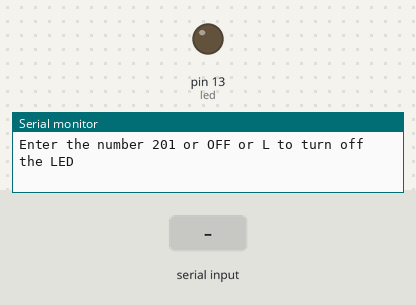
A sketch run on a simulated Arduino Uno, built with avr-gcc and run on an emulated ATmega328P. Shown: output pins drawn as LEDs (lit = HIGH), the last lines printed to the serial monitor. The inputs (shaded band) are chosen by the test bench.

Above: at 1.2 s.
1.3 s: "on\n" received over Serial
At 2.3 s:
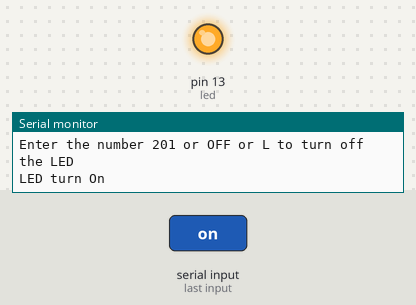
2.8 s: "off\n" received over Serial
At 3.4 s:
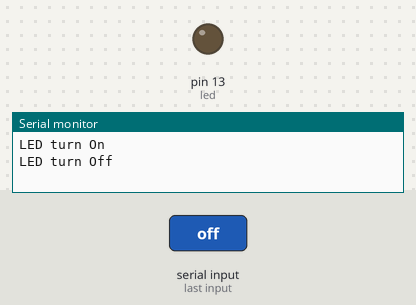
4.3 s: "ON\n" received over Serial
At 5.5 s:
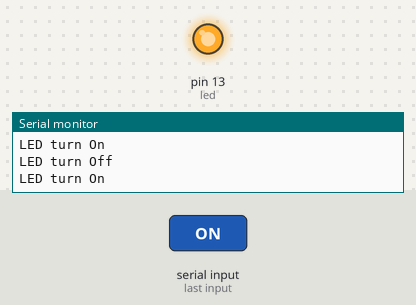
5.8 s: "OFF\n" received over Serial
At 6.9 s:
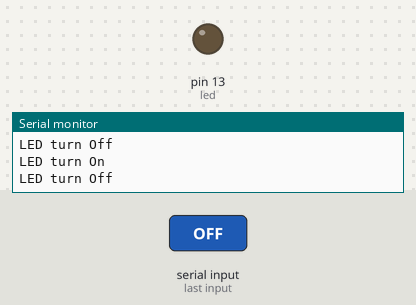
Timing chart, 0 to 8.3 s (numbered marks = the images above; inputs shaded):
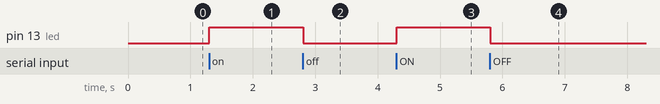

The sketch:

On_Off_Led_By_Serial.ino
```cpp
int led=13;
// تعریف متغیر گلوبال برای ال ای دی خروجی که در صورت نیاز به تغییر پین خروجی از این قسمت استفاده شود

// فانکشن ستاپ که فقط یکبار اجرا می شود void setup
void setup() {
  pinMode(led,OUTPUT);
  // با دستور پین مود حالت پین را مشخص می کنیم که در اینجا پین خروجی است
  Serial.begin(9600);
  // نرخ باند سریال را مشخص می کتیم
  Serial.println("Enter the number 101 or ON or H to turn on the LED");
  //دستور چاپ پیغام سریال
  Serial.println("Enter the number 201 or OFF or L to turn off the LED");
  //دستور چاپ پیغام سریال
}


// فانکشن لوپ که به طور مداوم اجرا می شود void loop
void loop() {
  if (Serial.available() >0 ){
    String input=Serial.readStringUntil('\n');
    if (input =="on" || input =="ON" || input =="On" || input =="H" || input =="h" || input=="101"){
      digitalWrite(led, HIGH);
      Serial.println("LED turn On");
    }
      else if (input =="off" || input =="OFF" || input =="Off" || input =="L" || input =="l" || input=="201"){
        digitalWrite(led, LOW);
        Serial.println("LED turn Off");
      }
  }
}
// با اجرای این کد با وارد کردن عدد 101 ال ای دی روشن و با وارد کردن عدد 201ال ای دی خاموش می شود
```

Measured:
- after the input at 1.3 s, pin 13 (led): LOW → HIGH at once
- after the input at 2.8 s, pin 13 (led): HIGH → LOW at once
- after the input at 4.3 s, pin 13 (led): LOW → HIGH at once
- after the input at 5.8 s, pin 13 (led): HIGH → LOW at once
